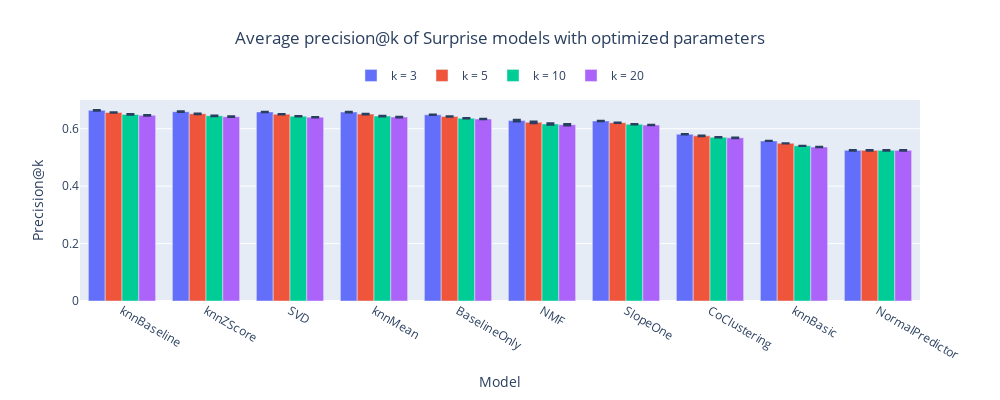

Notebook code cell kept with this figure:
### Code cell
fig = go.Figure()

fig.add_trace(go.Bar(x = agg_df_precision_at_k.index, y = agg_df_precision_at_k[3]['mean'],
                     error_y=dict(type = 'data', array = agg_df_precision_at_k[3]['std'], visible = True), name = 'k = 3', orientation='v')) 
fig.add_trace(go.Bar(x = agg_df_precision_at_k.index, y = agg_df_precision_at_k[5]['mean'],
                     error_y=dict(type = 'data', array = agg_df_precision_at_k[3]['std'], visible = True), name = 'k = 5', orientation='v')) 
fig.add_trace(go.Bar(x = agg_df_precision_at_k.index, y = agg_df_precision_at_k[10]['mean'],
                     error_y=dict(type = 'data', array = agg_df_precision_at_k[3]['std'], visible = True), name = 'k = 10', orientation='v')) 
fig.add_trace(go.Bar(x = agg_df_precision_at_k.index, y = agg_df_precision_at_k[20]['mean'],
                     error_y=dict(type = 'data', array = agg_df_precision_at_k[3]['std'], visible = True), name = 'k = 20', orientation='v')) 


fig.update_layout(title = 'Average precision@k of Surprise models with optimized parameters', title_x = 0.5, title_y=0.92, 
                  xaxis_title = 'Model', yaxis_title = 'Precision@k') # Title and axis titles
fig.update_layout(autosize=False, width=1000, height=400) #,legend=dict(orientation="h", y=-0.1)) # Figure size
fig.update_layout(legend=dict(orientation="h", xanchor="center", x=0.5,yanchor="bottom",  y=1.05))

# sort ascending
order = agg_df_precision_at_k[3]['mean'].sort_values(ascending=False).index
fig.update_xaxes(categoryorder='array', categoryarray= order, tickangle=30)

### Figure 1 — Plotly figure (JSON) as saved in the notebook; plotly's stock layout.template omitted (floating-point values rounded to 4 significant figures)
{"data": [{"error_y": {"array": [0.000803, 0.0009747, 0.0029, 0.000899, 0.0008013, 0.001122, 0.0005088, 0.001248, 0.001305, 0.001198], "type": "data", "visible": true}, "name": "k = 3", "orientation": "v", "type": "bar", "x": ["BaselineOnly", "CoClustering", "NMF", "SVD", "SlopeOne", "knnBaseline", "knnBasic", "knnMean", "knnZScore", "NormalPredictor"], "y": [0.6487, 0.5811, 0.6284, 0.6587, 0.6271, 0.664, 0.5577, 0.6583, 0.6595, 0.5249]}, {"error_y": {"array": [0.000803, 0.0009747, 0.0029, 0.000899, 0.0008013, 0.001122, 0.0005088, 0.001248, 0.001305, 0.001198], "type": "data", "visible": true}, "name": "k = 5", "orientation": "v", "type": "bar", "x": ["BaselineOnly", "CoClustering", "NMF", "SVD", "SlopeOne", "knnBaseline", "knnBasic", "knnMean", "knnZScore", "NormalPredictor"], "y": [0.6424, 0.5752, 0.6224, 0.6509, 0.621, 0.6568, 0.5491, 0.651, 0.6522, 0.5249]}, {"error_y": {"array": [0.000803, 0.0009747, 0.0029, 0.000899, 0.0008013, 0.001122, 0.0005088, 0.001248, 0.001305, 0.001198], "type": "data", "visible": true}, "name": "k = 10", "orientation": "v", "type": "bar", "x": ["BaselineOnly", "CoClustering", "NMF", "SVD", "SlopeOne", "knnBaseline", "knnBasic", "knnMean", "knnZScore", "NormalPredictor"], "y": [0.6365, 0.5702, 0.6166, 0.6437, 0.6155, 0.6499, 0.5405, 0.644, 0.6452, 0.5248]}, {"error_y": {"array": [0.000803, 0.0009747, 0.0029, 0.000899, 0.0008013, 0.001122, 0.0005088, 0.001248, 0.001305, 0.001198], "type": "data", "visible": true}, "name": "k = 20", "orientation": "v", "type": "bar", "x": ["BaselineOnly", "CoClustering", "NMF", "SVD", "SlopeOne", "knnBaseline", "knnBasic", "knnMean", "knnZScore", "NormalPredictor"], "y": [0.6338, 0.5682, 0.614, 0.6404, 0.613, 0.6467, 0.5364, 0.6408, 0.6419, 0.5248]}], "layout": {"autosize": false, "height": 400, "legend": {"orientation": "h", "x": 0.5, "xanchor": "center", "y": 1.05, "yanchor": "bottom"}, "title": {"text": "Average precision@k of Surprise models with optimized parameters", "x": 0.5, "y": 0.92}, "width": 1000, "xaxis": {"categoryarray": ["knnBaseline", "knnZScore", "SVD", "knnMean", "BaselineOnly", "NMF", "SlopeOne", "CoClustering", "knnBasic", "NormalPredictor"], "categoryorder": "array", "tickangle": 30, "title": {"text": "Model"}}, "yaxis": {"title": {"text": "Precision@k"}}}}
